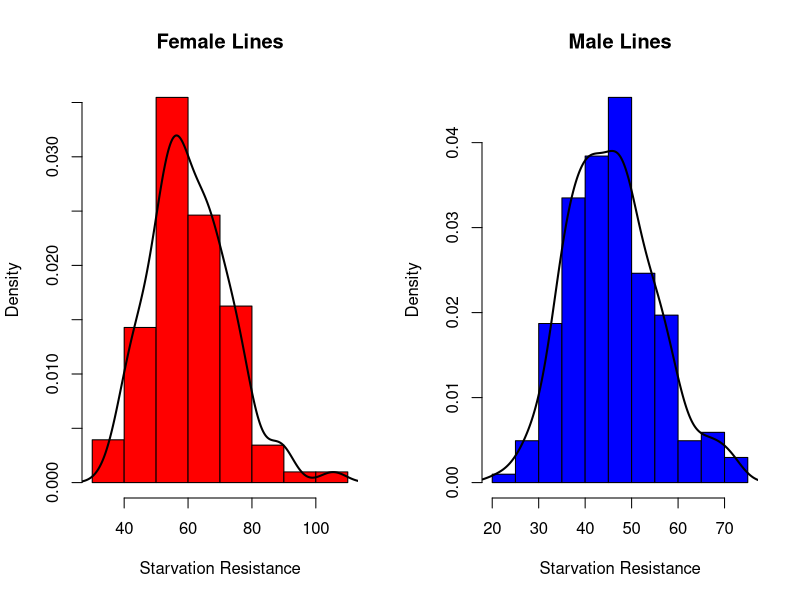
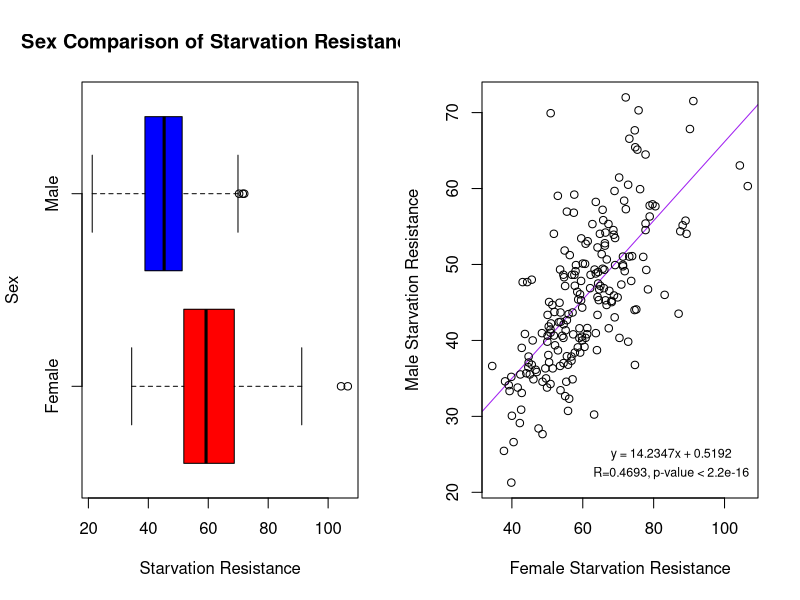
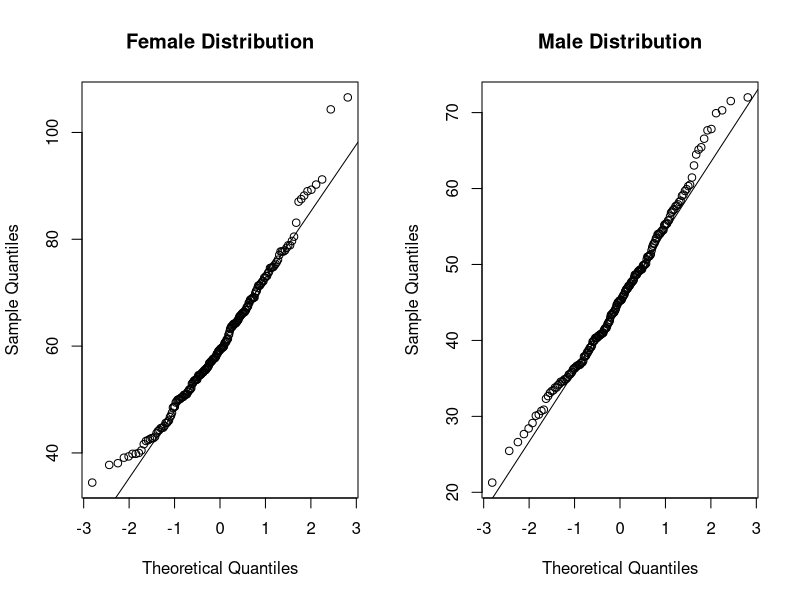
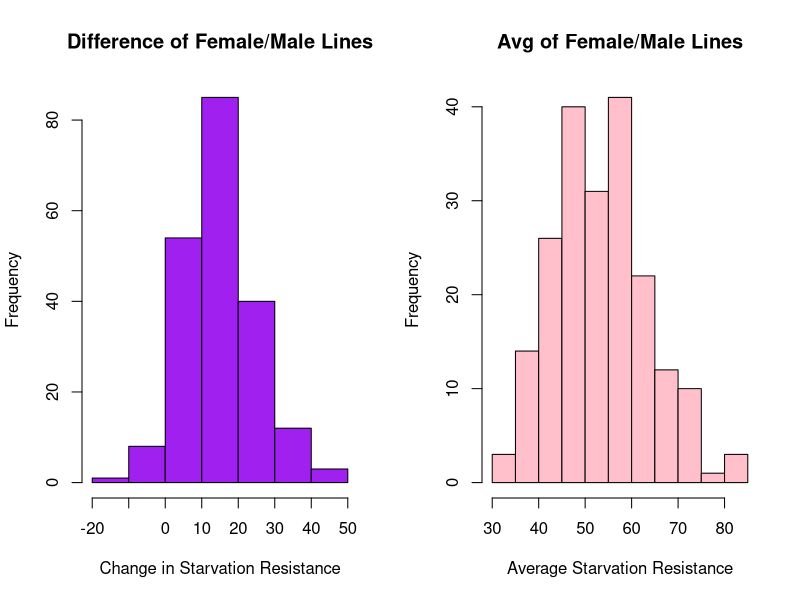
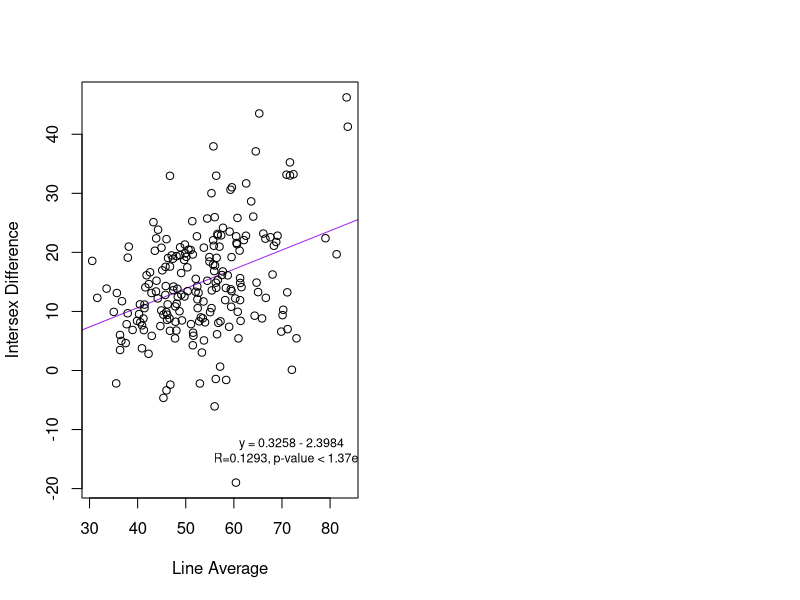

These charts were generated, in order, by the following R code:
## ---- chunk 1
library(dplyr)
library(data.table)
library(stringr)
library(tidyr)
starve <- tibble(read.csv("data/starve.csv")) %>% select(-X)
x <- starve$f
y <- starve$m

## ---- chunk 2

par(mfrow=c(1,2))

#Female
hist(x, 
     col="red",
     border="black",
     prob=TRUE,
     xlab = "Starvation Resistance",
     main = "Female Lines")

lines(density(x),
      lwd = 2,
      col = "black")

#Male
hist(y, 
     col="blue",
     border="black",
     prob=TRUE,
     xlab = "Starvation Resistance",
     main = "Male Lines")

lines(density(y),
      lwd = 2,
      col = "black")

## ---- chunk 3
boxplot(x,
        y,
        col = c("red","blue"),
        names=c("Female", "Male"),
        main="Sex Comparison of Starvation Resistance",
        xlab="Starvation Resistance",
        ylab="Sex",
        horizontal = TRUE)

## ---- chunk 4
plot(x,
     y,
     col="black",
     xlab="Female Starvation Resistance",
     ylab="Male Starvation Resistance",
     abline(reg=lm(y~x), 
            col="purple"))
text(x = 85, y = 25,
     "y = 14.2347x + 0.5192",
     cex = 0.75)
text(x = 85, y = 22.5,
     "R=0.4693, p-value < 2.2e-16",
     cex = 0.75)

#summary(lm(y~x))

## ---- chunk 5
par(mfrow=c(1,2))

qqnorm(x, main="Female Distribution")
qqline(x)
qqnorm(y, main="Male Distribution")
qqline(y)


## ---- chunk 6

Female_Starvation <- x
Male_Starvation <- y

shapiro.test(Female_Starvation)
shapiro.test(Male_Starvation)
## ---- chunk 7

par(mfrow=c(1,2))

#Difference
hist(starve$dif, 
     col="purple",
     border="black",
     xlab = "Change in Starvation Resistance",
     main = "Difference of Female/Male Lines")

#Average
hist(starve$avg, 
     col="pink",
     border="black",
     xlab = "Average Starvation Resistance",
     main = "Avg of Female/Male Lines")

## ---- chunk 8
plot(starve$avg,
     starve$dif,
     col="black",
     xlab="Line Average",
     ylab="Intersex Difference",
     abline(reg=lm(starve$dif~starve$avg), 
            col="purple"))
text(x = 72, y = -12.5,
     "y = 0.3258 - 2.3984",
     cex = 0.75)
text(x = 72, y = -15,
     "R=0.1293, p-value < 1.37e-7",
     cex = 0.75)

#summary(lm(starve$dif~starve$avg))

